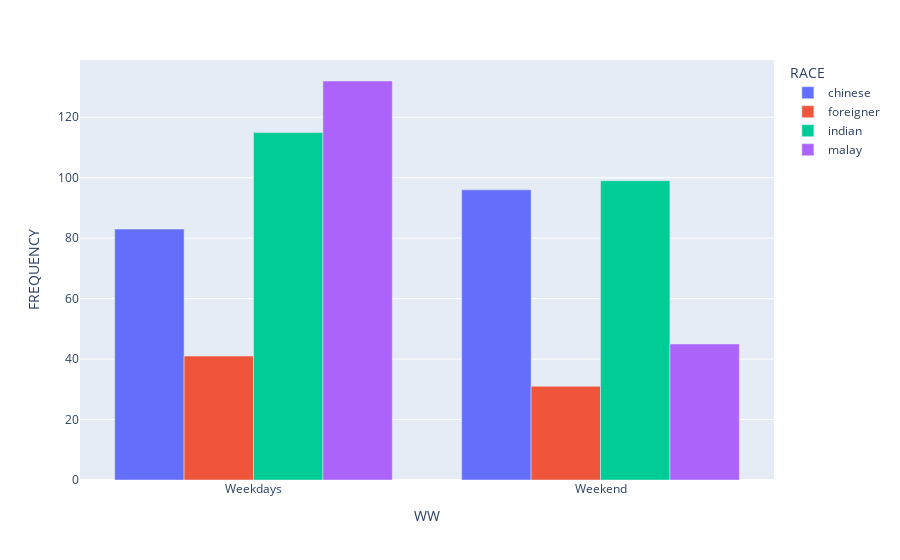

Notebook code for this chart:
### Code cell
fig = px.bar(r_ww, x="WW", y="FREQUENCY",
             color="RACE", hover_data=['FREQUENCY'],
             barmode = 'group')
   
fig.show()

### Figure 1 — Plotly figure (JSON) as saved in the notebook; plotly's stock layout.template omitted (floating-point values rounded to 4 significant figures)
{"data": [{"alignmentgroup": "True", "hovertemplate": "RACE=chinese<br>WW=%{x}<br>FREQUENCY=%{y}<extra></extra>", "legendgroup": "chinese", "marker": {"color": "#636efa", "pattern": {"shape": ""}}, "name": "chinese", "offsetgroup": "chinese", "orientation": "v", "showlegend": true, "textposition": "auto", "type": "bar", "x": ["Weekdays", "Weekend"], "xaxis": "x", "y": [83, 96], "yaxis": "y"}, {"alignmentgroup": "True", "hovertemplate": "RACE=foreigner <br>WW=%{x}<br>FREQUENCY=%{y}<extra></extra>", "legendgroup": "foreigner ", "marker": {"color": "#EF553B", "pattern": {"shape": ""}}, "name": "foreigner ", "offsetgroup": "foreigner ", "orientation": "v", "showlegend": true, "textposition": "auto", "type": "bar", "x": ["Weekdays", "Weekend"], "xaxis": "x", "y": [41, 31], "yaxis": "y"}, {"alignmentgroup": "True", "hovertemplate": "RACE=indian<br>WW=%{x}<br>FREQUENCY=%{y}<extra></extra>", "legendgroup": "indian", "marker": {"color": "#00cc96", "pattern": {"shape": ""}}, "name": "indian", "offsetgroup": "indian", "orientation": "v", "showlegend": true, "textposition": "auto", "type": "bar", "x": ["Weekdays", "Weekend"], "xaxis": "x", "y": [115, 99], "yaxis": "y"}, {"alignmentgroup": "True", "hovertemplate": "RACE=malay<br>WW=%{x}<br>FREQUENCY=%{y}<extra></extra>", "legendgroup": "malay", "marker": {"color": "#ab63fa", "pattern": {"shape": ""}}, "name": "malay", "offsetgroup": "malay", "orientation": "v", "showlegend": true, "textposition": "auto", "type": "bar", "x": ["Weekdays", "Weekend"], "xaxis": "x", "y": [132, 45], "yaxis": "y"}], "layout": {"barmode": "group", "legend": {"title": {"text": "RACE"}, "tracegroupgap": 0}, "margin": {"t": 60}, "xaxis": {"anchor": "y", "domain": [0, 1], "title": {"text": "WW"}}, "yaxis": {"anchor": "x", "domain": [0, 1], "title": {"text": "FREQUENCY"}}}}
